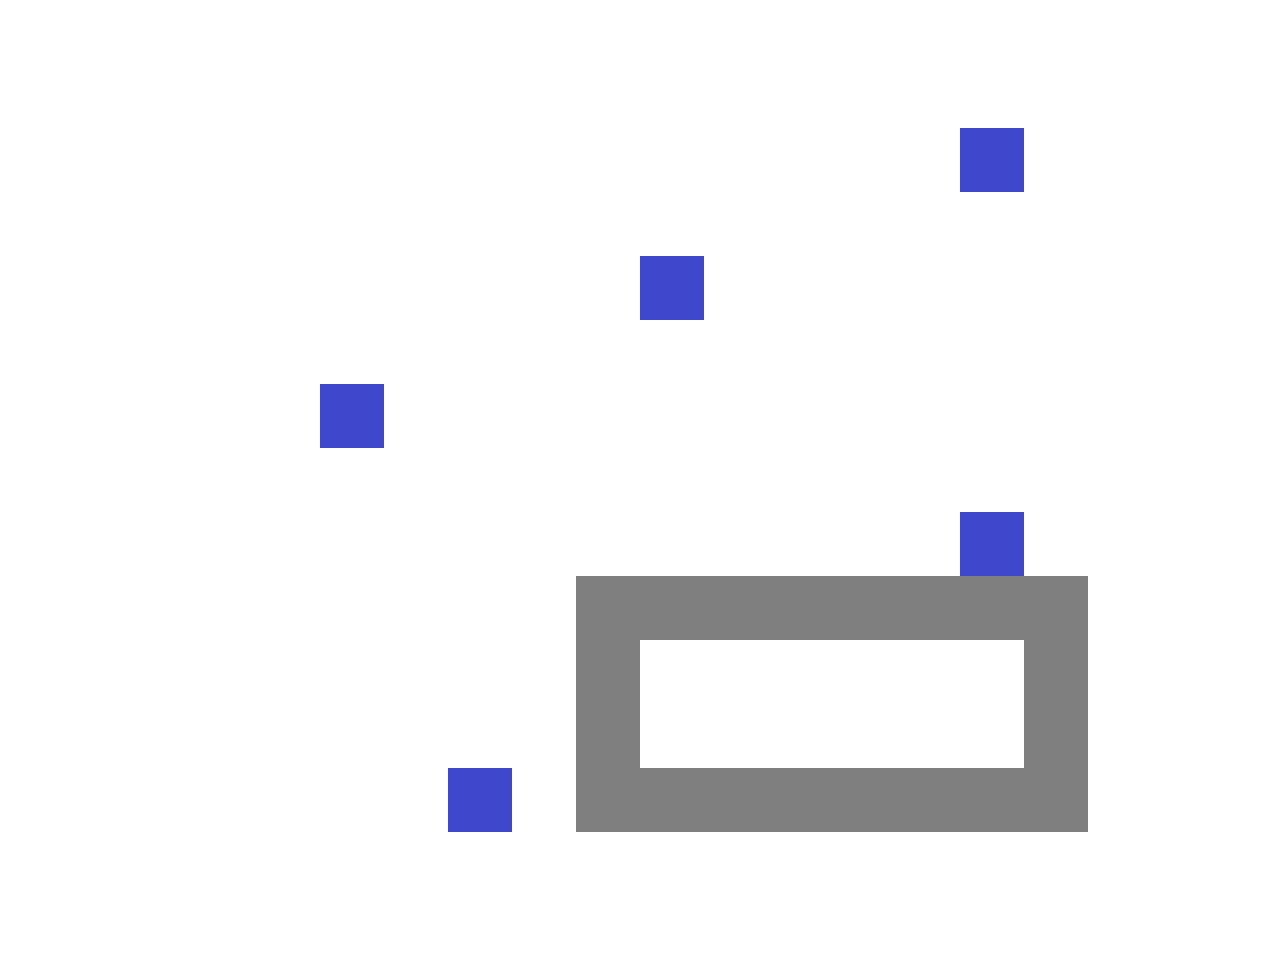

Tiled map render using the project's own tile images. Description and the whole map definition, tile-layer contents included, below:
An orthogonal 20x15 tile map with 64x64 px tiles, 1 tile layer (Tile Layer 1).

<map version="1.0" orientation="orthogonal" renderorder="right-down" width="20" height="15" tilewidth="64" tileheight="64" nextobjectid="1">
 <tileset firstgid="1" name="tiles" tilewidth="64" tileheight="64" tilecount="5" columns="0">
  <tile id="0">
   <image width="64" height="64" source="tiles/black.png" />
  </tile>
  <tile id="1">
   <image width="64" height="64" source="tiles/blue.png" />
  </tile>
  <tile id="2">
   <image width="64" height="64" source="tiles/grey.png" />
  </tile>
  <tile id="3">
   <image width="64" height="64" source="tiles/purple.png" />
  </tile>
  <tile id="4">
   <image width="64" height="64" source="tiles/white.png" />
  </tile>
 </tileset>
 <layer name="Tile Layer 1" width="20" height="15">
  <data encoding="csv">
5,5,5,5,5,5,5,5,5,5,5,5,5,5,5,5,5,5,5,5,
5,5,5,5,5,5,5,5,5,5,5,5,5,5,5,5,5,5,5,5,
5,5,5,5,5,5,5,5,5,5,5,5,5,5,5,2,5,5,5,5,
5,5,5,5,5,5,5,5,5,5,5,5,5,5,5,5,5,5,5,5,
5,5,5,5,5,5,5,5,5,5,2,5,5,5,5,5,5,5,5,5,
5,5,5,5,5,5,5,5,5,5,5,5,5,5,5,5,5,5,5,5,
5,5,5,5,5,2,5,5,5,5,5,5,5,5,5,5,5,5,5,5,
5,5,5,5,5,5,5,5,5,5,5,5,5,5,5,5,5,5,5,5,
5,5,5,5,5,5,5,5,5,5,5,5,5,5,5,2,5,5,5,5,
5,5,5,5,5,5,5,5,5,3,3,3,3,3,3,3,3,5,5,5,
5,5,5,5,5,5,5,5,5,3,5,5,5,5,5,5,3,5,5,5,
5,5,5,5,5,5,5,5,5,3,5,5,5,5,5,5,3,5,5,5,
5,5,5,5,5,5,5,2,5,3,3,3,3,3,3,3,3,5,5,5,
5,5,5,5,5,5,5,5,5,5,5,5,5,5,5,5,5,5,5,5,
5,5,5,5,5,5,5,5,5,5,5,5,5,5,5,5,5,5,5,5
</data>
 </layer>
</map>
